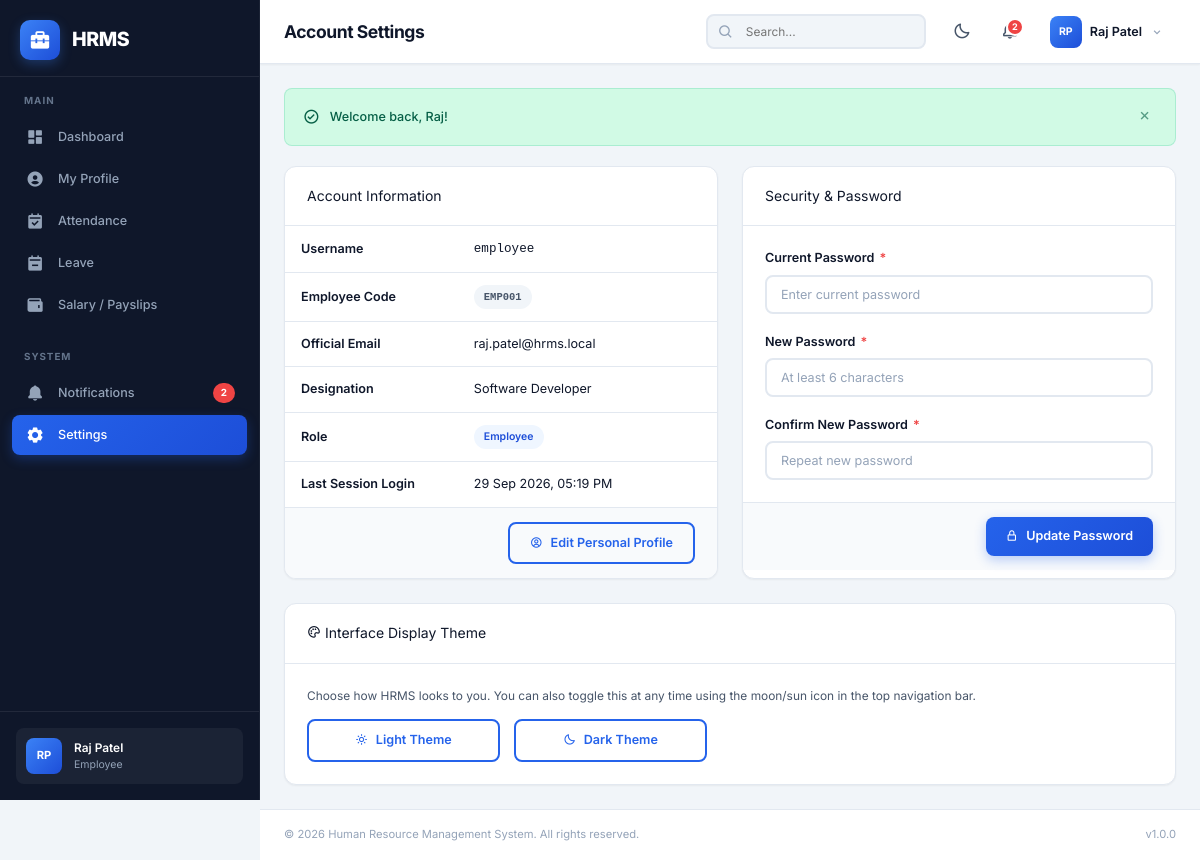
Screenshot of /employee/settings.php (signed in) with the database file from the repository.
### tables this page shows
CREATE TABLE `employees` (
  `id` int(11) NOT NULL AUTO_INCREMENT,
  `user_id` int(11) NOT NULL,
  `employee_id` varchar(20) NOT NULL,
  `first_name` varchar(50) NOT NULL,
  `last_name` varchar(50) NOT NULL,
  `email` varchar(100) NOT NULL,
  `phone` varchar(20) DEFAULT NULL,
  `date_of_birth` date DEFAULT NULL,
  `gender` enum('male','female','other') DEFAULT NULL,
  `address` text DEFAULT NULL,
  `city` varchar(50) DEFAULT NULL,
  `state` varchar(50) DEFAULT NULL,
  `zip_code` varchar(10) DEFAULT NULL,
  `department_id` int(11) DEFAULT NULL,
  `designation` varchar(100) DEFAULT NULL,
  `date_of_joining` date NOT NULL,
  `employment_type` enum('full-time','part-time','contract','intern') NOT NULL DEFAULT 'full-time',
  `salary` decimal(12,2) NOT NULL DEFAULT 0.00,
  `bank_name` varchar(100) DEFAULT NULL,
  `bank_account` varchar(50) DEFAULT NULL,
  `ifsc_code` varchar(20) DEFAULT NULL,
  `pan_number` varchar(20) DEFAULT NULL,
  `emergency_contact_name` varchar(100) DEFAULT NULL,
  `emergency_contact_phone` varchar(20) DEFAULT NULL,
  `status` enum('active','inactive','terminated') NOT NULL DEFAULT 'active',
  `created_at` timestamp NOT NULL DEFAULT current_timestamp(),
  `updated_at` timestamp NOT NULL DEFAULT current_timestamp() ON UPDATE current_timestamp(),
  PRIMARY KEY (`id`),
  UNIQUE KEY `uk_employee_id` (`employee_id`),
  UNIQUE KEY `uk_user_id` (`user_id`),
  KEY `idx_department` (`department_id`),
  CONSTRAINT `fk_employee_department` FOREIGN KEY (`department_id`) REFERENCES `departments` (`id`) ON DELETE SET NULL,
  CONSTRAINT `fk_employee_user` FOREIGN KEY (`user_id`) REFERENCES `users` (`id`) ON DELETE CASCADE
);

CREATE TABLE `users` (
  `id` int(11) NOT NULL AUTO_INCREMENT,
  `username` varchar(50) NOT NULL,
  `password` varchar(255) NOT NULL,
  `email` varchar(100) NOT NULL,
  `role` enum('admin','employee') NOT NULL DEFAULT 'employee',
  `status` enum('active','inactive','suspended') NOT NULL DEFAULT 'active',
  `avatar` varchar(255) DEFAULT NULL,
  `last_login` datetime DEFAULT NULL,
  `created_at` timestamp NOT NULL DEFAULT current_timestamp(),
  `updated_at` timestamp NOT NULL DEFAULT current_timestamp() ON UPDATE current_timestamp(),
  PRIMARY KEY (`id`),
  UNIQUE KEY `uk_username` (`username`),
  UNIQUE KEY `uk_email` (`email`)
);

### includes/auth.php (called while the page is built, shortened)
<?php
function getCurrentUserId(): ?int {
    return $_SESSION['user_id'] ?? null;
}
function getFlashMessage(): ?array {
    if (isset($_SESSION['flash_message'])) {
        $flash = [
            'message' => $_SESSION['flash_message'],
            'type' => $_SESSION['flash_type'] ?? 'info'
        ];
        return $flash;
    }
    return null;
}
function getUnreadNotificationCount(): int {
    $pdo = getDBConnection();
    $stmt = $pdo->prepare("SELECT COUNT(*) FROM notifications WHERE user_id = ? AND is_read = 0");
    $stmt->execute([getCurrentUserId()]);
    return (int)$stmt->fetchColumn();
}
function sanitize(string $input): string {
    return htmlspecialchars(trim($input), ENT_QUOTES, 'UTF-8');
}

### employee/settings.php (the view, shortened to what this page needs)
<?php
require_once __DIR__ . '/../includes/auth.php';
$pdo = getDBConnection();
$userId = getCurrentUserId();
$user = $pdo->prepare("SELECT u.*, e.employee_id AS emp_code, e.first_name, e.last_name, e.designation
                       FROM users u
                       LEFT JOIN employees e ON u.id = e.user_id
                       WHERE u.id = ?");
$user->execute([$userId]);
$userData = $user->fetch();
include __DIR__ . '/../includes/header.php';
?>
<div style="display: grid; grid-template-columns: 1fr 1fr; gap: 24px;">
    <div class="card">
        <div class="card-header">
            <div class="card-title">Account Information</div>
        </div>
        <div class="card-body" style="padding: 0;">
            <table class="data-table">
                <tbody>
                    <tr>
                        <td style="font-weight: 600; width: 40%;">Username</td>
                        <td><code><?= sanitize($userData['username']) ?></code></td>
                    </tr>
                    <tr>
                        <td style="font-weight: 600;">Employee Code</td>
                        <td><span class="badge badge-secondary" style="font-family: monospace;"><?= sanitize($userData['emp_code'] ?? 'EMP-') ?></span></td>
                    </tr>
                    <tr>
                        <td style="font-weight: 600;">Official Email</td>
                        <td><?= sanitize($userData['email']) ?></td>
                    </tr>
                    <tr>
                        <td style="font-weight: 600;">Designation</td>
                        <td><?= sanitize($userData['designation'] ?? 'Staff') ?></td>
                    </tr>
                    <tr>
                        <td style="font-weight: 600;">Role</td>
                        <td><span class="badge badge-primary">Employee</span></td>
                    </tr>
                    <tr>
                        <td style="font-weight: 600;">Last Session Login</td>
                        <td><?= $userData['last_login'] ? date('d M Y, h:i A', strtotime($userData['last_login'])) : 'First login' ?></td>
                    </tr>
                </tbody>
            </table>
        </div>
        <div class="card-footer" style="display: flex; justify-content: flex-end;">
            <a href="<?= APP_URL ?>/employee/profile.php" class="btn btn-outline">
                <i class='bx bx-user-circle'></i> Edit Personal Profile
            </a>
        </div>
    </div>
    <div class="card">
        <div class="card-header">
            <div class="card-title">Security & Password</div>
        </div>
        <form method="POST" action="">
            <div class="card-body">
                <div class="form-group">
                    <label class="form-label">Current Password <span class="required">*</span></label>
                    <input type="password" name="current_password" class="form-control" required placeholder="Enter current password">
                </div>
                <div class="form-group">
                    <label class="form-label">New Password <span class="required">*</span></label>
                    <input type="password" name="new_password" class="form-control" required minlength="6" placeholder="At least 6 characters">
                </div>
                <div class="form-group" style="margin-bottom: 0;">
                    <label class="form-label">Confirm New Password <span class="required">*</span></label>
                    <input type="password" name="confirm_password" class="form-control" required minlength="6" placeholder="Repeat new password">
                </div>
            </div>
            <div class="card-footer" style="display: flex; justify-content: flex-end;">
                <button type="submit" class="btn btn-primary"><i class='bx bx-lock-alt'></i> Update Password</button>
            </div>
        </form>
    </div>
    <div class="card" style="grid-column: span 2;">
        <div class="card-header">
            <div class="card-title"><i class='bx bx-palette'></i> Interface Display Theme</div>
        </div>
        <div class="card-body">
            <p style="font-size: 0.85rem; color: var(--text-secondary); margin-bottom: 14px;">
                Choose how HRMS looks to you. You can also toggle this at any time using the moon/sun icon in the top navigation bar.
            </p>
            <div style="display: flex; gap: 14px; max-width: 400px;">
                <button type="button" class="btn btn-outline" style="flex: 1;" onclick="setAppTheme('light')">
                    <i class='bx bx-sun'></i> Light Theme
                </button>
                <button type="button" class="btn btn-outline" style="flex: 1;" onclick="setAppTheme('dark')">
                    <i class='bx bx-moon'></i> Dark Theme
                </button>
            </div>
        </div>
    </div>
</div>
<?php include __DIR__ . '/../includes/footer.php'; ?>

### includes/header.php (shortened to what this page needs)
<?php
$notificationCount = getUnreadNotificationCount();
$currentUser = $_SESSION['full_name'] ?? 'User';
$currentRole = $_SESSION['role'] ?? 'employee';
$initials = '';
if ($currentUser) {
    $parts = explode(' ', $currentUser);
    $initials = strtoupper(substr($parts[0], 0, 1) . (isset($parts[1]) ? substr($parts[1], 0, 1) : ''));
}
$currentPage = basename($_SERVER['PHP_SELF'], '.php');
$currentDir = basename(dirname($_SERVER['PHP_SELF']));
?>
<!DOCTYPE html>
<html lang="en" data-theme="light">
<head>
    <link href="https://unpkg.com/boxicons@2.1.4/css/boxicons.min.css" rel="stylesheet">
    <link rel="stylesheet" href="<?= APP_URL ?>/assets/css/style.css">
</head>
<body>
    <aside class="sidebar" id="sidebar">
        <div class="sidebar-header">
            <div class="sidebar-logo">
                <div class="logo-icon">
                    <i class='bx bxs-briefcase-alt-2'></i>
                </div>
                <span class="logo-text"><?= APP_NAME ?></span>
            </div>
        </div>
        <nav class="sidebar-nav">
            <div class="nav-section">
                <span class="nav-section-title">Main</span>
                <?php if ($currentRole === 'admin'): ?>
                <a href="<?= APP_URL ?>/admin/dashboard.php" class="nav-link <?= ($currentPage === 'dashboard' && $currentDir === 'admin') ? 'active' : '' ?>">
                    <i class='bx bxs-dashboard'></i>
                    <span>Dashboard</span>
                </a>
                <a href="<?= APP_URL ?>/admin/employees.php" class="nav-link <?= ($currentPage === 'employees') ? 'active' : '' ?>">
                    <i class='bx bxs-user-detail'></i>
                    <span>Employees</span>
                </a>
                <a href="<?= APP_URL ?>/admin/departments.php" class="nav-link <?= ($currentPage === 'departments') ? 'active' : '' ?>">
                    <i class='bx bxs-buildings'></i>
                    <span>Departments</span>
                </a>
                <a href="<?= APP_URL ?>/admin/attendance.php" class="nav-link <?= ($currentPage === 'attendance') ? 'active' : '' ?>">
                    <i class='bx bxs-calendar-check'></i>
                    <span>Attendance</span>
                </a>
                <a href="<?= APP_URL ?>/admin/leaves.php" class="nav-link <?= ($currentPage === 'leaves') ? 'active' : '' ?>">
                    <i class='bx bxs-calendar-minus'></i>
                    <span>Leave Management</span>
                    <?php
                    $pdo = getDBConnection();
                    $pendingLeaves = $pdo->query("SELECT COUNT(*) FROM leaves WHERE status = 'pending'")->fetchColumn();
                    if ($pendingLeaves > 0):
                    ?>
                    <span class="nav-badge"><?= $pendingLeaves ?></span>
                    <?php endif; ?>
                </a>
                <a href="<?= APP_URL ?>/admin/payroll.php" class="nav-link <?= ($currentPage === 'payroll') ? 'active' : '' ?>">
                    <i class='bx bxs-wallet'></i>
                    <span>Payroll</span>
                </a>
                <a href="<?= APP_URL ?>/admin/reports.php" class="nav-link <?= ($currentPage === 'reports') ? 'active' : '' ?>">
                    <i class='bx bxs-report'></i>
                    <span>Reports</span>
                </a>
                <?php else: ?>
                <a href="<?= APP_URL ?>/employee/dashboard.php" class="nav-link <?= ($currentPage === 'dashboard' && $currentDir === 'employee') ? 'active' : '' ?>">
                    <i class='bx bxs-dashboard'></i>
                    <span>Dashboard</span>
                </a>
                <a href="<?= APP_URL ?>/employee/profile.php" class="nav-link <?= ($currentPage === 'profile') ? 'active' : '' ?>">
                    <i class='bx bxs-user-circle'></i>
                    <span>My Profile</span>
                </a>
                <a href="<?= APP_URL ?>/employee/attendance.php" class="nav-link <?= ($currentPage === 'attendance' && $currentDir === 'employee') ? 'active' : '' ?>">
                    <i class='bx bxs-calendar-check'></i>
                    <span>Attendance</span>
                </a>
                <a href="<?= APP_URL ?>/employee/leaves.php" class="nav-link <?= ($currentPage === 'leaves' && $currentDir === 'employee') ? 'active' : '' ?>">
                    <i class='bx bxs-calendar-minus'></i>
                    <span>Leave</span>
                </a>
                <a href="<?= APP_URL ?>/employee/payroll.php" class="nav-link <?= ($currentPage === 'payroll' && $currentDir === 'employee') ? 'active' : '' ?>">
                    <i class='bx bxs-wallet'></i>
                    <span>Salary / Payslips</span>
                </a>
                <?php endif; ?>
            </div>
            <div class="nav-section">
                <span class="nav-section-title">System</span>
                <a href="<?= APP_URL ?>/<?= $currentRole ?>/notifications.php" class="nav-link <?= ($currentPage === 'notifications') ? 'active' : '' ?>">
                    <i class='bx bxs-bell'></i>
                    <span>Notifications</span>
                    <?php if ($notificationCount > 0): ?>
                    <span class="nav-badge"><?= $notificationCount ?></span>
                    <?php endif; ?>
                </a>
                <a href="<?= APP_URL ?>/<?= $currentRole ?>/settings.php" class="nav-link <?= ($currentPage === 'settings') ? 'active' : '' ?>">
                    <i class='bx bxs-cog'></i>
                    <span>Settings</span>
                </a>
            </div>
        </nav>
        <div class="sidebar-footer">
            <div class="sidebar-user">
                <div class="user-avatar-sm">
                    <?= $initials ?>
                </div>
                <div class="user-info-sm">
                    <span class="user-name-sm"><?= sanitize($currentUser) ?></span>
                    <span class="user-role-sm"><?= ucfirst($currentRole) ?></span>
                </div>
            </div>
        </div>
    </aside>
    <div class="main-wrapper">
        <header class="navbar" id="navbar">
            <div class="navbar-left">
                <div class="page-title">
                    <h1><?= sanitize(PAGE_TITLE) ?></h1>
                </div>
            </div>
            <div class="navbar-right">
                <div class="navbar-search" id="navbarSearch">
                    <i class='bx bx-search'></i>
                    <input type="text" placeholder="Search..." id="globalSearch" autocomplete="off">
                </div>
                <button class="navbar-btn" id="themeToggle" aria-label="Toggle dark mode" title="Toggle theme">
                    <i class='bx bx-moon' id="themeIcon"></i>
                </button>
                <div class="navbar-dropdown" id="notifDropdown">
                    <button class="navbar-btn" aria-label="Notifications">
                        <?php if ($notificationCount > 0): ?>
                        <span class="notification-dot"><?= $notificationCount ?></span>
                        <?php endif; ?>
                    </button>
                </div>
                <div class="navbar-dropdown" id="userDropdown">
                    <button class="user-menu-btn" aria-label="User menu">
                        <div class="user-avatar-xs">
                            <?= $initials ?>
                        </div>
                        <span class="user-name-nav"><?= sanitize($currentUser) ?></span>
                        <i class='bx bx-chevron-down'></i>
                    </button>
                </div>
            </div>
        </header>
        <main class="main-content">
            <?php
            $flash = getFlashMessage();
            if ($flash):
            ?>
            <div class="alert alert-<?= $flash['type'] ?>" id="flashAlert">
                <div class="alert-content">
                    <i class='bx <?php
                        echo match($flash['type']) {
                            'success' => 'bx-check-circle',
                            'danger' => 'bx-error-circle',
                            'warning' => 'bx-error',
                            default => 'bx-info-circle'
                        };
                    ?>'></i>
                    <span><?= sanitize($flash['message']) ?></span>
                </div>
                <button class="alert-close" onclick="this.parentElement.remove()">
                    <i class='bx bx-x'></i>
                </button>
            </div>
            <?php endif; ?>

### rows the page displays
employees: initials "RP", user.username "employee", employee "EMP001", user.email "raj.patel@hrms.local", designation "Software Developer", user.last_login "29 Sep 2026, 05:19 PM"

### other values shown
APP_NAME "HRMS"
$notificationCount "2"
$currentUser "Raj Patel"
$currentRole "Employee"
PAGE_TITLE "Account Settings"
$flash['message'] "Welcome back, Raj!"
APP_FULL_NAME "Human Resource Management System"
APP_VERSION "1.0.0"
